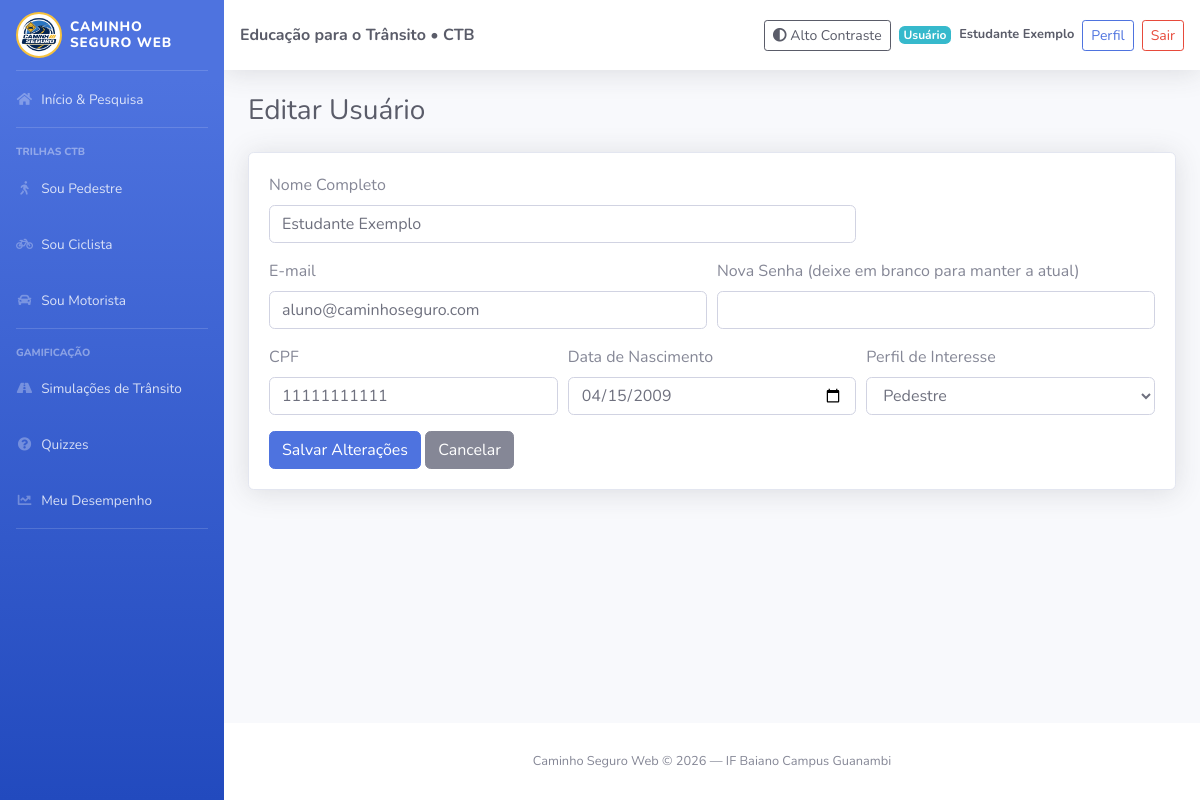
Page /user/edit/2 (signed in) on the committed database.
### tables this page shows
CREATE TABLE usuario (
    id_usuario INT AUTO_INCREMENT PRIMARY KEY,
    nome VARCHAR(120) NOT NULL,
    email VARCHAR(120) NOT NULL UNIQUE,
    senha VARCHAR(255) NOT NULL,
    cpf VARCHAR(14) NOT NULL,
    data_nascimento DATE NOT NULL,
    perfil_interesse VARCHAR(30) NOT NULL,
    tipo_usuario VARCHAR(20) NOT NULL DEFAULT 'comum'
);

### app/Controllers/BaseController.php (called while the page is built, shortened)
<?php
class BaseController
{
    public function __construct()
    {
        $this->pdo = Database::connect();
    }
    protected function render($view, $dados = [])
    {
        extract($dados);
        require_once __DIR__ . '/../Views/' . $view . '.php';
    }
}

### app/Controllers/UserController.php (called while the page is built, shortened)
<?php
class UserController extends BaseController
{
    public function edit($id)
    {
        $id = (int)$id;
        $userModel = new User();
        $usuario = $userModel->buscarPorId($this->pdo, $id);
        $this->render('users/edit', ['usuario' => $usuario]);
    }
}

### public/index.php (called while the page is built, shortened)
<?php
require_once __DIR__ . '/../config/Database.php';
spl_autoload_register(function (string $class) {
$file = __DIR__ . '/../app/'
. str_replace(['App\\', '\\'], ['', '/'], $class) . '.php';
});
$url = explode('/', trim($_GET['url'] ?? 'user/index', '/'));
$method = $url[1] ?? 'index';
$params = array_slice($url, 2);
(new $controller())->$method(...$params);

### config/database.php (called while the page is built, shortened)
<?php
class Database
{
    public static function connect()
    {
        $host = 'localhost';
        $db = 'caminho_seguro';
        $user = 'root';
        $pass = '';
        try {
            $pdo = new PDO("mysql:host=$host;dbname=$db;charset=utf8mb4", $user, $pass);
            $pdo->setAttribute(PDO::ATTR_ERRMODE, PDO::ERRMODE_EXCEPTION);
            return $pdo;
        } catch (PDOException $e) {
            die("Falha na conexão com o banco de dados: " . $e->getMessage());
        }
    }
}

### app/Models/User.php (called while the page is built, shortened)
<?php
class User
{
    public function buscarPorId($pdo, $id)
    {
        $sql = "SELECT * FROM usuario WHERE id_usuario = :id LIMIT 1";
        $stmt = $pdo->prepare($sql);
        $stmt->execute([':id' => $id]);
        return $stmt->fetch(PDO::FETCH_ASSOC);
    }
}

### app/Views/users/edit.php (the view, shortened to what this page needs)
<?php require_once __DIR__ . '/../layouts/header.php'; ?>
<div class="container-fluid">
    <h1 class="h3 mb-4 text-gray-800">Editar Usuário</h1>
    <div class="card shadow mb-4">
        <div class="card-body">
            <form action="/caminhoseguroWeb2/user/update/<?= $usuario['id_usuario'] ?>" method="POST">
                <div class="form-row">
                    <div class="form-group col-md-8">
                        <label for="nome">Nome Completo</label>
                        <input type="text" name="nome" id="nome" class="form-control" value="<?= htmlspecialchars($usuario['nome']) ?>" required>
                    </div>
                </div>
                <div class="form-row">
                    <div class="form-group col-md-6">
                        <label for="email">E-mail</label>
                        <input type="email" name="email" id="email" class="form-control" value="<?= htmlspecialchars($usuario['email']) ?>" required>
                    </div>
                    <div class="form-group col-md-6">
                        <label for="senha">Nova Senha (deixe em branco para manter a atual)</label>
                        <input type="password" name="senha" id="senha" class="form-control">
                    </div>
                </div>
                <div class="form-row">
                    <div class="form-group col-md-4">
                        <label for="cpf">CPF</label>
                        <input type="text" name="cpf" id="cpf" class="form-control" maxlength="14" value="<?= htmlspecialchars($usuario['cpf']) ?>" required>
                    </div>
                    <div class="form-group col-md-4">
                        <label for="data_nascimento">Data de Nascimento</label>
                        <input type="date" name="data_nascimento" id="data_nascimento" class="form-control" value="<?= htmlspecialchars($usuario['data_nascimento']) ?>" required>
                    </div>
                    <div class="form-group col-md-4">
                        <label for="perfil_interesse">Perfil de Interesse</label>
                        <select name="perfil_interesse" id="perfil_interesse" class="form-control" required>
                            <option value="Pedestre" <?= $usuario['perfil_interesse'] === 'Pedestre' ? 'selected' : '' ?>>Pedestre</option>
                        </select>
                    </div>
                </div>
                <button type="submit" class="btn btn-primary">Salvar Alterações</button>
                <a href="/caminhoseguroWeb2/home/index" class="btn btn-secondary">Cancelar</a>
            </form>
        </div>
    </div>
</div>
<?php require_once __DIR__ . '/../layouts/footer.php'; ?>

### rows in the picture
usuario: nome "Estudante Exemplo", email "aluno@caminhoseguro.com", cpf "11111111111", data_nascimento "04/15/2009", perfil_interesse "Pedestre"

### other values in the picture
$_SESSION['usuario_nome'] "Estudante Exemplo"
